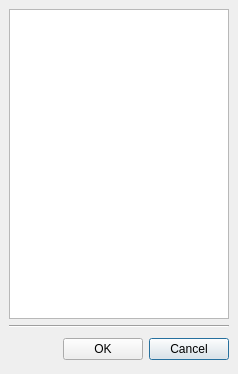
<ui version="4.0" >
 <author></author>
 <comment></comment>
 <exportmacro></exportmacro>
 <class>SelectStippleForm</class>
 <widget class="QDialog" name="SelectStippleForm" >
  <property name="geometry" >
   <rect>
    <x>0</x>
    <y>0</y>
    <width>238</width>
    <height>374</height>
   </rect>
  </property>
  <property name="windowTitle" >
   <string>Select Stipple Pattern</string>
  </property>
  <layout class="QVBoxLayout" >
   <property name="margin" >
    <number>9</number>
   </property>
   <property name="spacing" >
    <number>6</number>
   </property>
   <item>
    <widget class="QListWidget" name="stipple_items" >
     <property name="sizePolicy" >
      <sizepolicy>
       <hsizetype>5</hsizetype>
       <vsizetype>7</vsizetype>
       <horstretch>0</horstretch>
       <verstretch>0</verstretch>
      </sizepolicy>
     </property>
     <property name="acceptDrops" >
      <bool>true</bool>
     </property>
     <property name="showDropIndicator" stdset="0" >
      <bool>false</bool>
     </property>
     <property name="dragEnabled" >
      <bool>false</bool>
     </property>
     <property name="alternatingRowColors" >
      <bool>false</bool>
     </property>
     <property name="selectionMode" >
      <enum>QAbstractItemView::SingleSelection</enum>
     </property>
     <property name="iconSize" >
      <size>
       <width>34</width>
       <height>36</height>
      </size>
     </property>
     <property name="movement" >
      <enum>QListView::Static</enum>
     </property>
     <property name="viewMode" >
      <enum>QListView::ListMode</enum>
     </property>
    </widget>
   </item>
   <item>
    <widget class="Line" name="line" >
     <property name="orientation" >
      <enum>Qt::Horizontal</enum>
     </property>
    </widget>
   </item>
   <item>
    <widget class="QFrame" name="frame5" >
     <property name="frameShape" >
      <enum>QFrame::NoFrame</enum>
     </property>
     <property name="frameShadow" >
      <enum>QFrame::Raised</enum>
     </property>
     <layout class="QHBoxLayout" >
      <property name="margin" >
       <number>0</number>
      </property>
      <property name="spacing" >
       <number>6</number>
      </property>
      <item>
       <spacer>
        <property name="orientation" >
         <enum>Qt::Horizontal</enum>
        </property>
        <property name="sizeType" >
         <enum>QSizePolicy::Expanding</enum>
        </property>
        <property name="sizeHint" >
         <size>
          <width>81</width>
          <height>31</height>
         </size>
        </property>
       </spacer>
      </item>
      <item>
       <widget class="QPushButton" name="ok_button" >
        <property name="text" >
         <string>OK</string>
        </property>
        <property name="default" >
         <bool>true</bool>
        </property>
       </widget>
      </item>
      <item>
       <widget class="QPushButton" name="cancel_button" >
        <property name="text" >
         <string>Cancel</string>
        </property>
        <property name="default" >
         <bool>true</bool>
        </property>
       </widget>
      </item>
     </layout>
    </widget>
   </item>
  </layout>
 </widget>
 <layoutdefault spacing="6" margin="11" />
 <pixmapfunction></pixmapfunction>
 <resources>
  <include location="layResources.qrc" />
 </resources>
 <connections>
  <connection>
   <sender>ok_button</sender>
   <signal>clicked()</signal>
   <receiver>SelectStippleForm</receiver>
   <slot>accept()</slot>
   <hints>
    <hint type="sourcelabel" >
     <x>182</x>
     <y>334</y>
    </hint>
    <hint type="destinationlabel" >
     <x>163</x>
     <y>178</y>
    </hint>
   </hints>
  </connection>
  <connection>
   <sender>cancel_button</sender>
   <signal>clicked()</signal>
   <receiver>SelectStippleForm</receiver>
   <slot>reject()</slot>
   <hints>
    <hint type="sourcelabel" >
     <x>275</x>
     <y>334</y>
    </hint>
    <hint type="destinationlabel" >
     <x>163</x>
     <y>178</y>
    </hint>
   </hints>
  </connection>
 </connections>
</ui>
